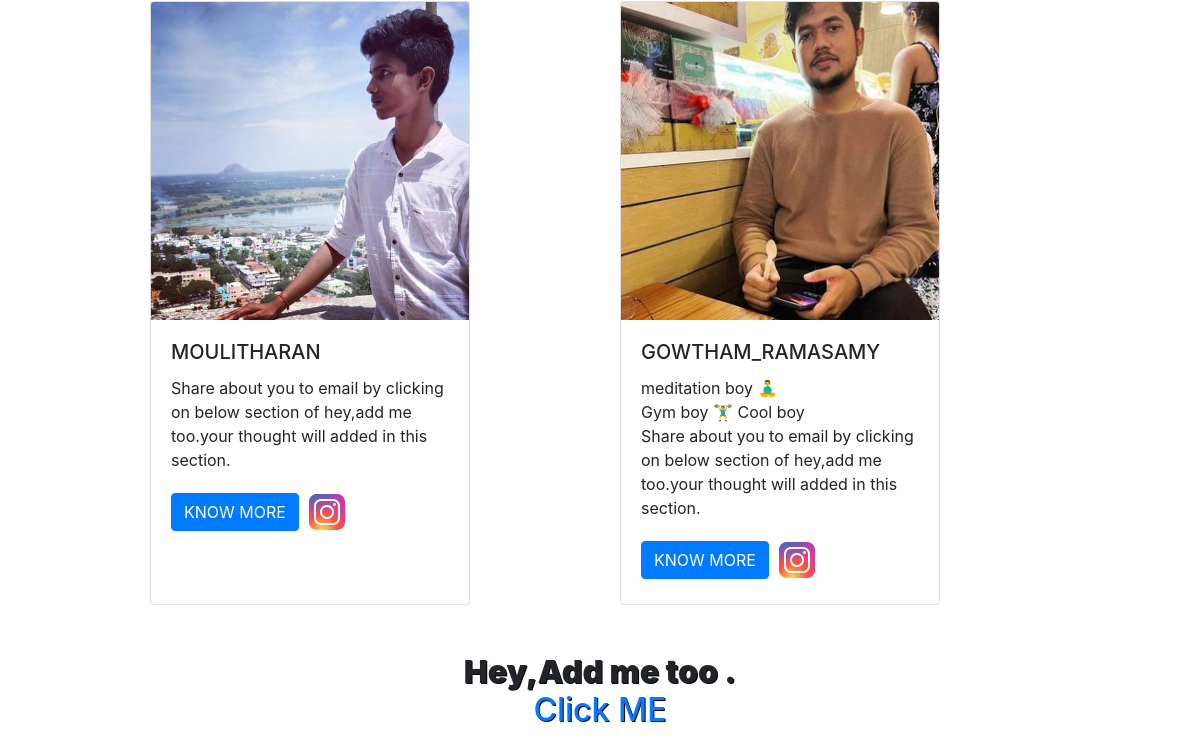
The app's page /gotoclass (lower part), older data.
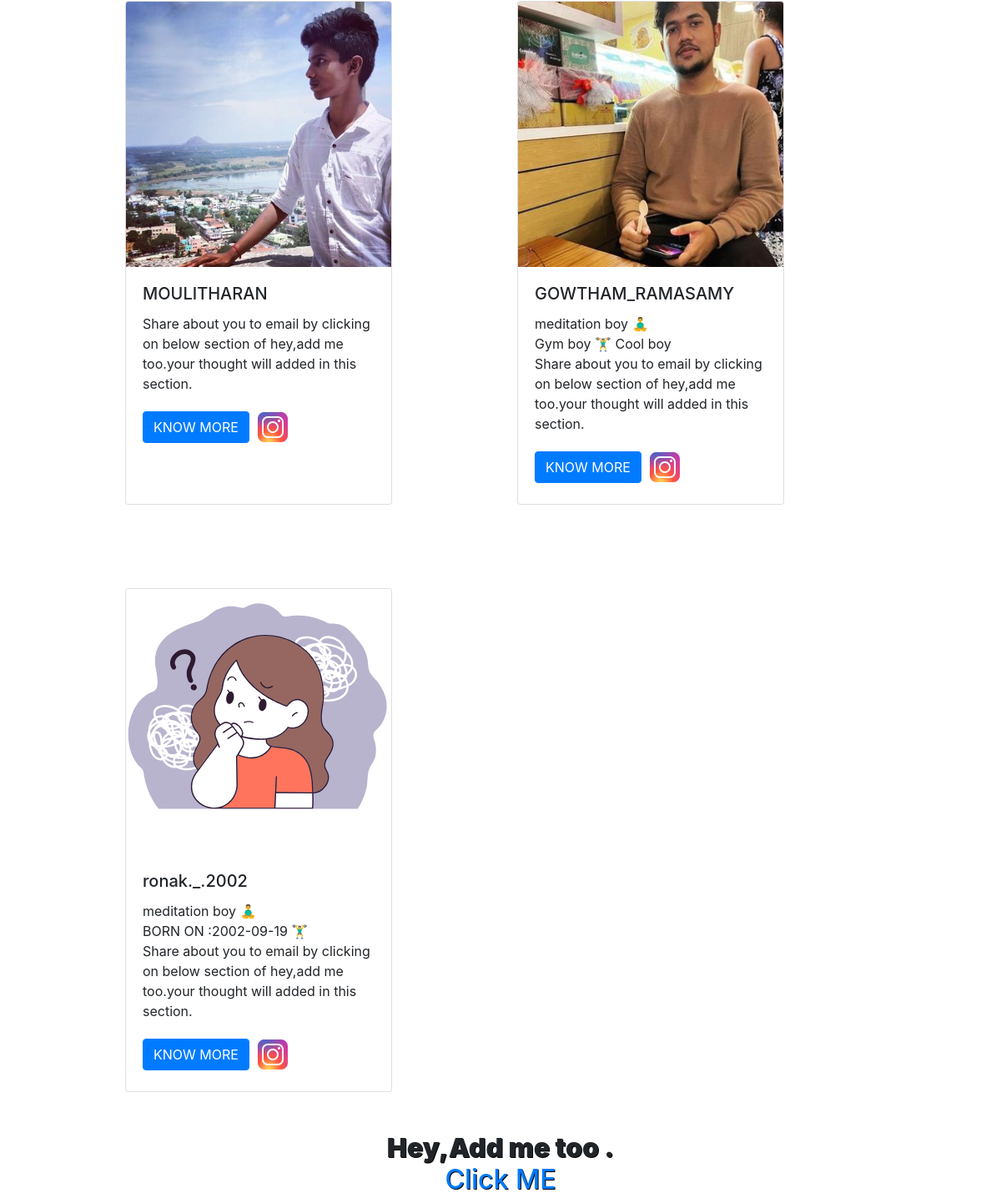
The same page, newer data.
### app.py (models this page shows)
class user(db.Model):
	sno=db.Column(db.Integer,primary_key=True)
	pswd=db.Column(db.String(199),nullable=False)
	name=db.Column(db.String(150),unique=True,nullable=False)
	birthday=db.Column(db.String(100),nullable=False)
	time_joined=db.Column(db.DateTime,default=datetime.utcnow)

### app.py (the view)
@app.route('/gotoclass')
def go_class():
	userdata=user.query.all()
	return render_template('goto_class.html',userdata=userdata)

### templates/goto_class.html (shortened to what this page needs)
<!DOCTYPE html>
<html lang="en">
<head>
    <link rel="stylesheet" href="https://cdn.jsdelivr.net/npm/bootstrap@4.0.0/dist/css/bootstrap.min.css">
</head>
<body>
    <div class="card_container" >
      <div class="card" style="width: 20rem; margin-left: 50px;">
        <img class="card-img-top" src="{{url_for('static',filename='assets/img/mouli.jpg')}}" alt="Card image cap">
        <div class="card-body">
          <h5 class="card-title">MOULITHARAN</h5>
          <p class="card-text">Share about you to email by clicking on below section of hey,add me too.your thought will added in this section.</p>
          <a  href="https://www.instagram.com/mt_mouli_003/" class="btn btn-primary">KNOW MORE</a>
          <a href="https://www.instagram.com/mt_mouli_003/">
            <img src=" {{ url_for('static', filename='assets/img/insta.png') }} " alt="">
          </a>
        </div>
      </div>
      <div class="card" style="width: 20rem; margin-left: 50px;">
        <img class="card-img-top" src="{{url_for('static',filename='assets/img/gowtham.jpg')}}" alt="Card image cap">
        <div class="card-body">
          <h5 class="card-title">GOWTHAM_RAMASAMY</h5>
          <p class="card-text">meditation boy &#x1F9D8;&#x200D;&#x2642;&#xFE0F;<br>Gym boy &#x1F3CB;&#xFE0F;&#x200D;&#x2642;&#xFE0F; Cool boy <br>
            Share about you to email by clicking on below section of hey,add me too.your thought will added in this section.</p>
          <a  href="https://www.instagram.com/gowtham__ramasamy_/" class="btn btn-primary">KNOW MORE</a>
          <a href="https://www.instagram.com/gowtham__ramasamy_/">
            <img src=" {{ url_for('static', filename='assets/img/insta.png') }} " alt="">
          </a>
        </div>
      </div>
      {% for i in userdata %}
      {% if i.name!='ronu' %}
      <div class="card" style="width: 20rem; margin-left: 50px;">
        <img class="card-img-top" src="{{url_for('static',filename='assets/img/unknownuser.svg')}}" alt="Card image cap">
        <div class="card-body">
          <h5 class="card-title">{{i.name}}</h5>
          <p class="card-text">meditation boy &#x1F9D8;&#x200D;&#x2642;&#xFE0F;<br>BORN ON :{{i.birthday}} &#x1F3CB;&#xFE0F;&#x200D;&#x2642;&#xFE0F;  <br>
            Share about you to email by clicking on below section of hey,add me too.your thought will added in this section.</p>
          <a  href="https://www.instagram.com/{{i.name}}/" class="btn btn-primary">KNOW MORE</a>
          <a href="https://www.instagram.com/{{i.name}}/">
            <img src=" {{ url_for('static', filename='assets/img/insta.png') }} " alt="">
          </a>
        </div>
      </div>
      {% endif %}
      {% endfor %}
    </div>
<br>
<br>
<br>
      <h2 style="text-decoration: none;font-weight: 900;text-align: center;text-shadow: 1px 1px black;">Hey,Add me too .<a style="text-decoration: none;" href="/email-contact"><h2>Click ME</h2></a></h2>
</body>
</html>

Row changes from the older to the newer data that the page shows:
added user: name "ronak._.2002", birthday "2002-09-19"
